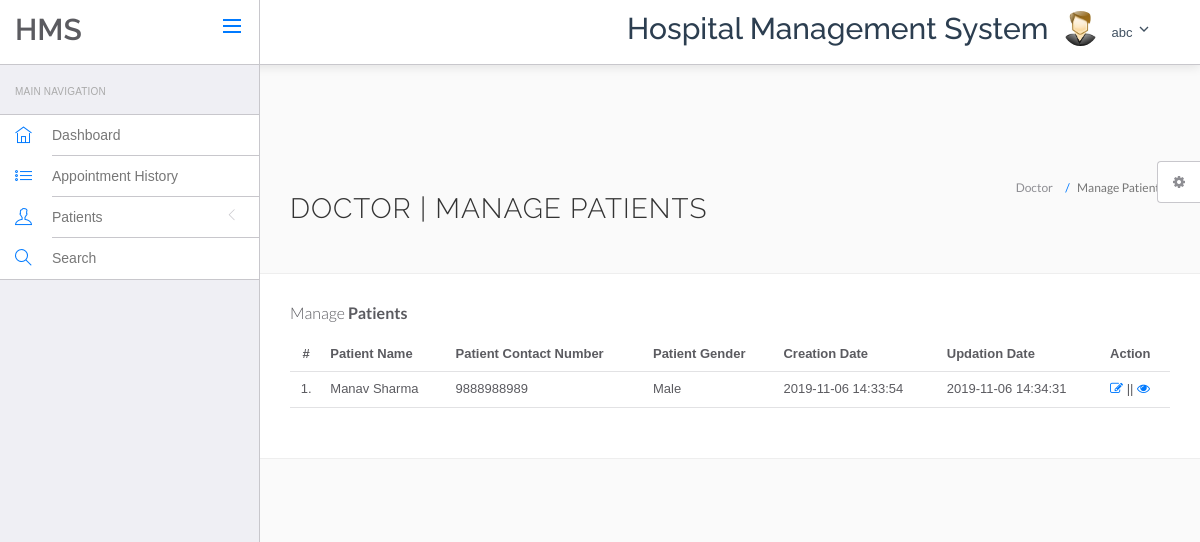
The app's page /hospital/hms/doctor/manage-patient.php (signed in) with its own data.
### tables this page shows
CREATE TABLE `doctors` (
  `id` int(11) NOT NULL,
  `specilization` varchar(255) DEFAULT NULL,
  `doctorName` varchar(255) DEFAULT NULL,
  `address` longtext DEFAULT NULL,
  `docFees` varchar(255) DEFAULT NULL,
  `contactno` bigint(11) DEFAULT NULL,
  `docEmail` varchar(255) DEFAULT NULL,
  `password` varchar(255) DEFAULT NULL,
  `creationDate` timestamp NULL DEFAULT current_timestamp(),
  `updationDate` timestamp NULL DEFAULT NULL ON UPDATE current_timestamp()
);

CREATE TABLE `tblpatient` (
  `ID` int(10) NOT NULL,
  `Docid` int(10) DEFAULT NULL,
  `PatientName` varchar(200) DEFAULT NULL,
  `PatientContno` bigint(10) DEFAULT NULL,
  `PatientEmail` varchar(200) DEFAULT NULL,
  `PatientGender` varchar(50) DEFAULT NULL,
  `PatientAdd` mediumtext DEFAULT NULL,
  `PatientAge` int(10) DEFAULT NULL,
  `PatientMedhis` mediumtext DEFAULT NULL,
  `CreationDate` timestamp NULL DEFAULT current_timestamp(),
  `UpdationDate` timestamp NULL DEFAULT NULL ON UPDATE current_timestamp()
);

### hospital/hms/doctor/manage-patient.php (the view, shortened to what this page needs)
<?php
include('include/config.php');
?>
<!DOCTYPE html>
<html lang="en">
	<head>
		<link rel="stylesheet" href="vendor/bootstrap/css/bootstrap.min.css">
		<link rel="stylesheet" href="vendor/fontawesome/css/font-awesome.min.css">
		<link rel="stylesheet" href="vendor/themify-icons/themify-icons.min.css">
		<link href="vendor/animate.css/animate.min.css" rel="stylesheet" media="screen">
		<link href="vendor/perfect-scrollbar/perfect-scrollbar.min.css" rel="stylesheet" media="screen">
		<link href="vendor/switchery/switchery.min.css" rel="stylesheet" media="screen">
		<link href="vendor/bootstrap-touchspin/jquery.bootstrap-touchspin.min.css" rel="stylesheet" media="screen">
		<link href="vendor/select2/select2.min.css" rel="stylesheet" media="screen">
		<link href="vendor/bootstrap-datepicker/bootstrap-datepicker3.standalone.min.css" rel="stylesheet" media="screen">
		<link href="vendor/bootstrap-timepicker/bootstrap-timepicker.min.css" rel="stylesheet" media="screen">
		<link rel="stylesheet" href="assets/css/styles.css">
		<link rel="stylesheet" href="assets/css/plugins.css">
		<link rel="stylesheet" href="assets/css/themes/theme-1.css" id="skin_color" />
	</head>
	<body>
		<div id="app">
<?php include('include/sidebar.php');?>
<div class="app-content">
<?php include('include/header.php');?>
<div class="main-content" >
<div class="wrap-content container" id="container">
<section id="page-title">
<div class="row">
<div class="col-sm-8">
<h1 class="mainTitle">Doctor | Manage Patients</h1>
</div>
<ol class="breadcrumb">
<li>
<span>Doctor</span>
</li>
<li class="active">
<span>Manage Patients</span>
</li>
</ol>
</div>
</section>
<div class="container-fluid container-fullw bg-white">
<div class="row">
<div class="col-md-12">
<h5 class="over-title margin-bottom-15">Manage <span class="text-bold">Patients</span></h5>
<table class="table table-hover" id="sample-table-1">
<thead>
<tr>
<th class="center">#</th>
<th>Patient Name</th>
<th>Patient Contact Number</th>
<th>Patient Gender </th>
<th>Creation Date </th>
<th>Updation Date </th>
<th>Action</th>
</tr>
</thead>
<tbody>
<?php
$docid=$_SESSION['id'];
$sql=mysqli_query($con,"select * from tblpatient where Docid='$docid' ");
$cnt=1;
while($row=mysqli_fetch_array($sql))
{
?>
<tr>
<td class="center"><?php echo $cnt;?>.</td>
<td class="hidden-xs"><?php echo $row['PatientName'];?></td>
<td><?php echo $row['PatientContno'];?></td>
<td><?php echo $row['PatientGender'];?></td>
<td><?php echo $row['CreationDate'];?></td>
<td><?php echo $row['UpdationDate'];?>
</td>
<td>
<a href="edit-patient.php?editid=<?php echo $row['ID'];?>"><i class="fa fa-edit"></i></a> || <a href="view-patient.php?viewid=<?php echo $row['ID'];?>"><i class="fa fa-eye"></i></a>
</td>
</tr>
<?php
$cnt=$cnt+1;
 }?></tbody>
</table>
</div>
</div>
</div>
</div>
</div>
</div>
</div>
	<?php include('include/setting.php');?>
	</body>
</html>

### hospital/hms/doctor/include/header.php (shortened to what this page needs)
<header class="navbar navbar-default navbar-static-top sticky-navbar" style="background: rgba(255, 255, 255, 0.1); backdrop-filter: blur(10px); border: none; box-shadow: 0 2px 10px rgba(0,0,0,0.1);">
    <div class="navbar-header">
        <a class="navbar-brand" href="#" style="color: #2c3e50;">
            <h2 style="padding-top:20%; font-weight: 600;">HMS</h2>
        </a>
        <a href="#" class="sidebar-toggler pull-right visible-md visible-lg">
            <svg width="24" height="24" viewBox="0 0 24 24" fill="none" stroke="currentColor" stroke-width="2">
                <line x1="3" y1="12" x2="21" y2="12"></line>
                <line x1="3" y1="6" x2="21" y2="6"></line>
                <line x1="3" y1="18" x2="21" y2="18"></line>
            </svg>
        </a>
    </div>
    <div class="navbar-collapse collapse">
        <ul class="nav navbar-right">
            <li style="padding-top:2%">
                <h2 style="color: #2c3e50; font-weight: 500;">Hospital Management System</h2>
            </li>
            <li class="dropdown current-user">
                <a href class="dropdown-toggle" data-toggle="dropdown" style="display: flex; align-items: center; gap: 8px;">
                    <img src="assets/images/images.jpg" style="border-radius: 50%; width: 35px; height: 35px; object-fit: cover;">
                    <span class="username" style="color: #2c3e50;">
                        <?php
                        $query=mysqli_query($con,"select doctorName from doctors where id='".$_SESSION['id']."'");
                        while($row=mysqli_fetch_array($query)) {
                            echo $row['doctorName'];
                        }
                        ?>
                        <svg width="16" height="16" viewBox="0 0 24 24" fill="none" stroke="currentColor" stroke-width="2">
                            <polyline points="6 9 12 15 18 9"></polyline>
                        </svg>
                    </span>
                </a>
            </li>
        </ul>
    </div>
</header>

### hospital/hms/doctor/assets/css/themes/theme-1.css (style rules this page uses)
body { background: #FAFAFA; }
header .navbar-header { background: #ffffff !important; border-right-color: #c8c7cc !important; border-bottom-color: #c8c7cc !important; }
header .navbar-header .sidebar-toggler, header .navbar-header .sidebar-mobile-toggler { color: #007aff !important; }
header .navbar-header .navbar-brand { color: #777 !important; }
header .navbar-collapse { background: #ffffff !important; border-bottom-color: #c8c7cc !important; box-shadow: none !important; }
header .navbar-collapse .navbar-right > li > a { color: #777; }

### hospital/hms/doctor/include/header.php (style rules this page uses)
.sticky-navbar { position: fixed; top: 0; width: 100%; z-index: 999; }
body { padding-top: 80px; }

### records on screen
doctors: doctorName "abc"
tblpatient: PatientName "Manav Sharma", PatientContno "9888988989", PatientGender "Male", CreationDate "2019-11-06 14:33:54", UpdationDate "2019-11-06 14:34:31"
